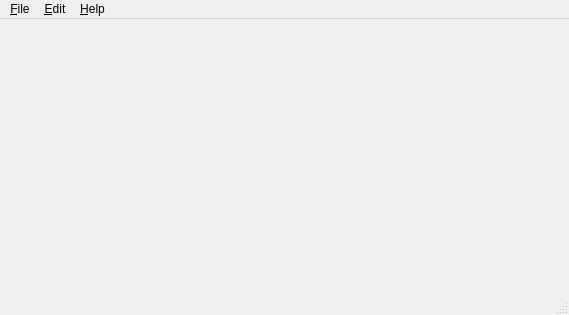
<?xml version="1.0" encoding="UTF-8"?>
<ui version="4.0">
 <class>MainWindow</class>
 <widget class="QMainWindow" name="MainWindow">
  <property name="geometry">
   <rect>
    <x>0</x>
    <y>0</y>
    <width>569</width>
    <height>315</height>
   </rect>
  </property>
  <property name="windowTitle">
   <string>felide.editor</string>
  </property>
  <widget class="QWidget" name="centralwidget"/>
  <widget class="QMenuBar" name="menubar">
   <property name="geometry">
    <rect>
     <x>0</x>
     <y>0</y>
     <width>569</width>
     <height>23</height>
    </rect>
   </property>
   <widget class="QMenu" name="menu_File">
    <property name="title">
     <string>&amp;File</string>
    </property>
    <addaction name="action_New"/>
    <addaction name="action_Open"/>
    <addaction name="separator"/>
    <addaction name="action_Save"/>
    <addaction name="actionSave_As"/>
    <addaction name="separator"/>
    <addaction name="actionClose"/>
    <addaction name="action_Exit"/>
   </widget>
   <widget class="QMenu" name="menu_Help">
    <property name="title">
     <string>&amp;Help</string>
    </property>
    <addaction name="action_About"/>
   </widget>
   <widget class="QMenu" name="menu_Edit">
    <property name="title">
     <string>&amp;Edit</string>
    </property>
    <addaction name="action_Undo"/>
    <addaction name="action_Redo"/>
    <addaction name="separator"/>
    <addaction name="action_Cut"/>
    <addaction name="actionC_opy"/>
    <addaction name="action_Paste"/>
    <addaction name="separator"/>
   </widget>
   <addaction name="menu_File"/>
   <addaction name="menu_Edit"/>
   <addaction name="menu_Help"/>
  </widget>
  <widget class="QStatusBar" name="statusbar"/>
  <action name="action_New">
   <property name="text">
    <string>&amp;New ...</string>
   </property>
   <property name="shortcut">
    <string>Ctrl+N</string>
   </property>
  </action>
  <action name="action_Open">
   <property name="text">
    <string>&amp;Open ...</string>
   </property>
   <property name="shortcut">
    <string>Ctrl+O</string>
   </property>
  </action>
  <action name="action">
   <property name="text">
    <string>-</string>
   </property>
  </action>
  <action name="action_Save">
   <property name="text">
    <string>&amp;Save</string>
   </property>
   <property name="shortcut">
    <string>Ctrl+S</string>
   </property>
  </action>
  <action name="actionSave_As">
   <property name="text">
    <string>Save As ...</string>
   </property>
  </action>
  <action name="actionClose">
   <property name="text">
    <string>&amp;Close</string>
   </property>
  </action>
  <action name="action_Exit">
   <property name="text">
    <string>&amp;Exit</string>
   </property>
  </action>
  <action name="action_About">
   <property name="text">
    <string>&amp;About ...</string>
   </property>
   <property name="shortcut">
    <string>F1</string>
   </property>
  </action>
  <action name="action_Undo">
   <property name="text">
    <string>&amp;Undo</string>
   </property>
   <property name="shortcut">
    <string>Ctrl+Z</string>
   </property>
  </action>
  <action name="action_Redo">
   <property name="text">
    <string>&amp;Redo</string>
   </property>
   <property name="shortcut">
    <string>Ctrl+Shift+Z</string>
   </property>
  </action>
  <action name="action_Cut">
   <property name="text">
    <string>&amp;Cut</string>
   </property>
   <property name="shortcut">
    <string>Ctrl+X</string>
   </property>
  </action>
  <action name="actionC_opy">
   <property name="text">
    <string>C&amp;opy</string>
   </property>
   <property name="shortcut">
    <string>Ctrl+C</string>
   </property>
  </action>
  <action name="action_Paste">
   <property name="text">
    <string>&amp;Paste</string>
   </property>
   <property name="shortcut">
    <string>Ctrl+V</string>
   </property>
  </action>
 </widget>
 <resources/>
 <connections/>
</ui>
